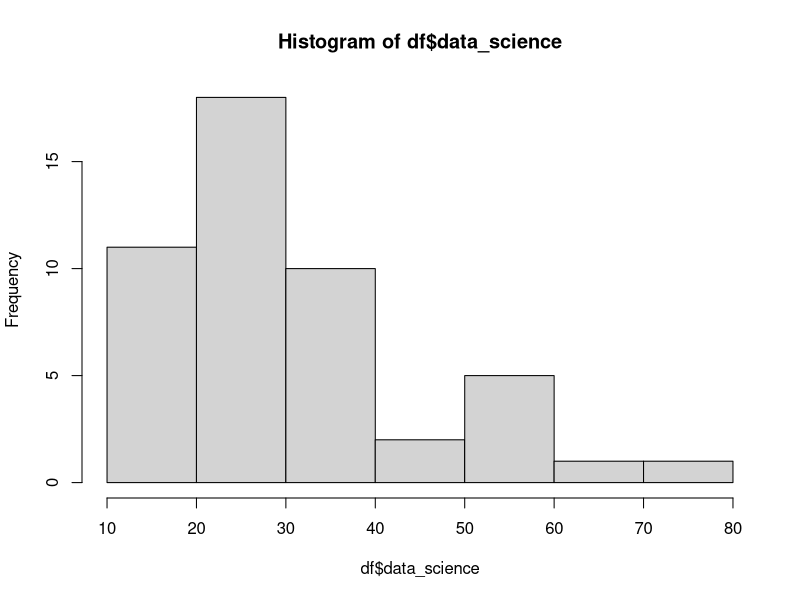
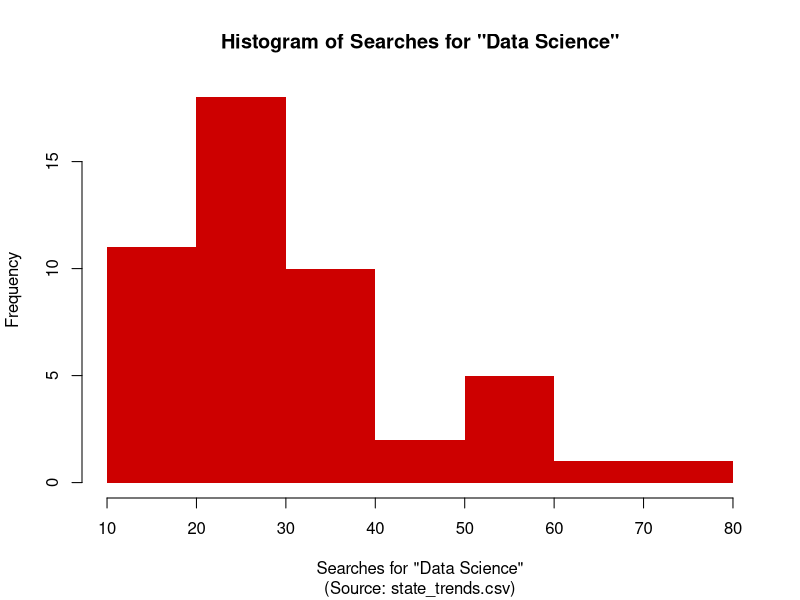
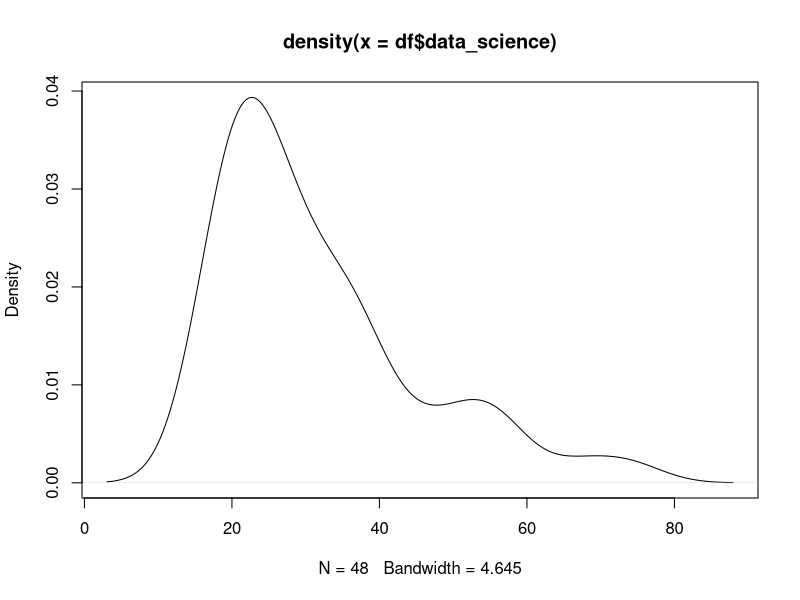
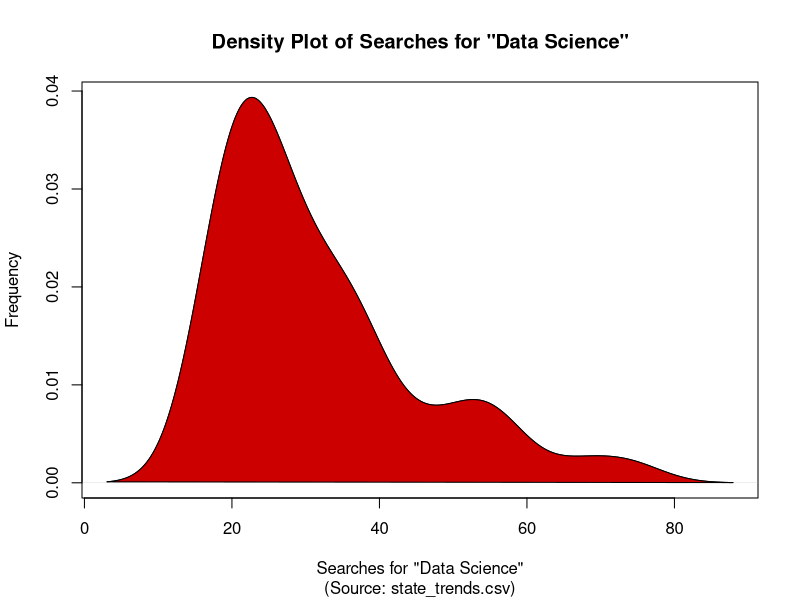

These figures' R source, in order:
# File: histograms.R
# Project: r_sessions

# LOAD PACKAGES ######

# Load packages
library(tidyverse)
library(readxl)

# LOAD DATA #######
df <- read_csv("raw data/state_trends.csv")

# HISTOGRAM ######

?hist

# Histogram with defaults 
hist(df$data_science)

# Histogram with options
hist(df$data_science,
     breaks = 7,
     main = "Histogram of Searches for \"Data Science\"",
     sub = "(Source: state_trends.csv)",
     ylab = "Frequency",
     xlab = "Searches for \"Data Science\"",
     border = NA,
     col = "#CD0000")

# DENSITY PLOT ######

?density

# Density plot with defaults
plot(density(df$data_science))


# Density plot with options
df |>
  pull(data_science) |> # Use pull() instead of select() if you want one variable
  as.numeric() |>
  density() |>
  plot(
    main = "Density Plot of Searches for \"Data Science\"",
    sub = "(Source: state_trends.csv)",
    ylab = "Frequency",
    xlab = "Searches for \"Data Science\""
  )

# Use polygon to ADD a filled density plot
df |>
  pull(data_science) |>
  as.numeric() |>
  density() |>
  polygon(col = "#CD0000")

  